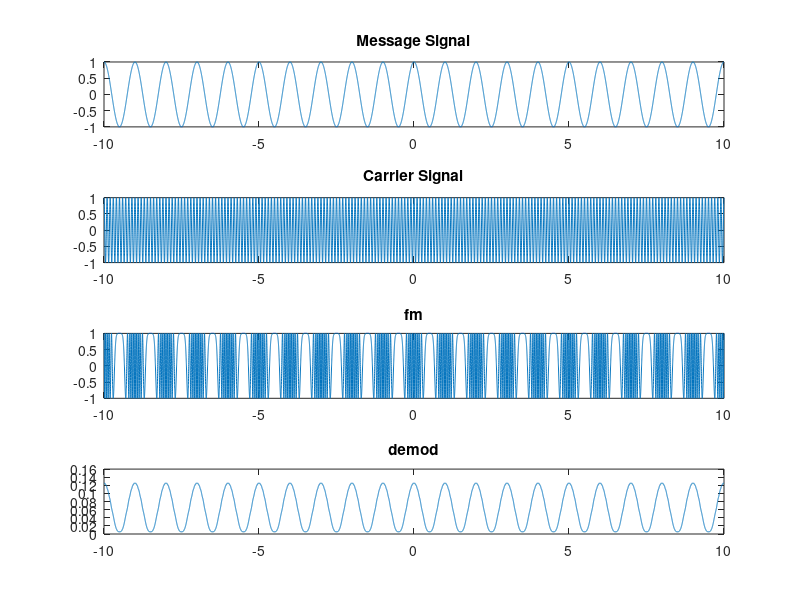

MATLAB code to generate this figure:
clc;
close all;
clear all;
% parameters

fs=10000;
ac=1;
am=1;
fm=1;
fc=10;
b=10;
t=[-10:0.001:10];

mt=am.*cos(2.*pi.*fm.*t);
subplot(4,1,1);
plot(t, mt);
title("Message Signal");

ct=ac.*cos(2.*pi.*fc.*t);
subplot(4,1,2);
plot(t, ct);
title("Carrier Signal");


sfmt=ac .*cos(2.*pi.*fc.*t+b.* sin(2.*pi.*fm.*t));
subplot(4,1,3);
plot(t, sfmt);
title("fm");

%demodulation
differen=diff(sfmt);
%envelope detector
yt=hilbert(differen);
demod=abs(yt);

subplot(4,1,4);
plot(t(1:end-1),demod);
title("demod");

